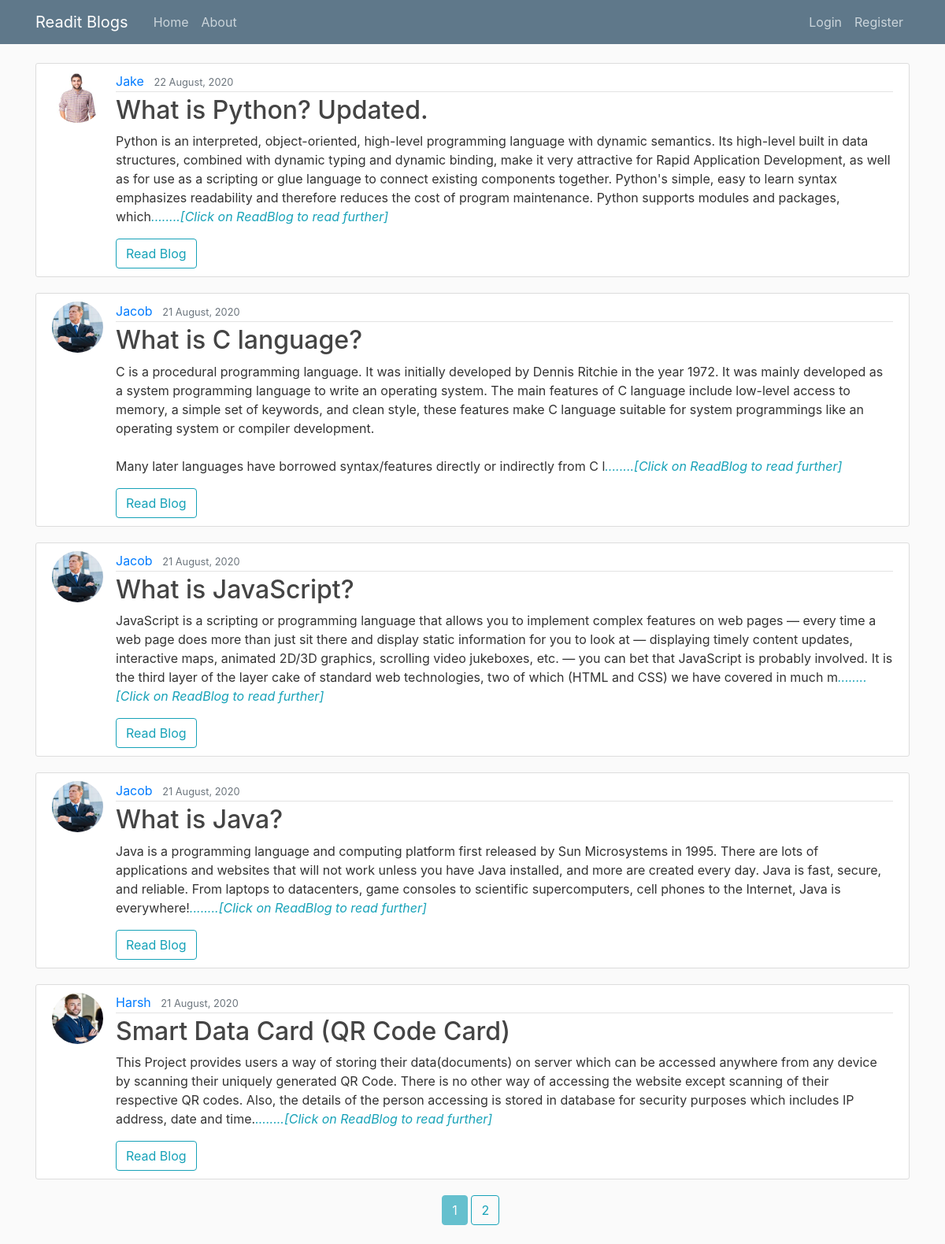
The page / on the database its author committed.
### Readit/models.py (models this page shows, shortened)
class BlogPost(db.Model):
    user=db.relationship(User)
    id=db.Column(db.Integer,primary_key=True)
    user_id=db.Column(db.Integer,db.ForeignKey('users.id'),nullable=False)
    date=db.Column(db.DateTime,nullable=False,default=datetime.utcnow)
    title=db.Column(db.String(140),nullable=False)
    text=db.Column(db.Text,nullable=False)

class User(db.Model,UserMixin):
    __tablename__='users'
    id=db.Column(db.Integer,primary_key=True)
    profile_image=db.Column(db.String(64),nullable=False,default='default_profile.png')
    email=db.Column(db.String(64),unique=True,index=True)
    username=db.Column(db.String(64),unique=True,index=True)
    password_hash=db.Column(db.String(128))
    post=db.relationship('BlogPost',backref='author',lazy=True)

### Readit/core/views.py (the view)
@core.route('/')
def index():
    page=request.args.get('page',1,type=int)
    blog_posts=BlogPost.query.order_by(BlogPost.date.desc()).paginate(page=page,per_page=5)
    return render_template("index.html",blog_posts=blog_posts)

### Readit/templates/index.html
{% extends "base.html" %}
{% block content %}
    {% for post in blog_posts.items %}
    <article class="media content-section">
      <img class="rounded-circle article-img" src="{{ url_for('static', filename='profile_pics/' + post.author.profile_image) }}">
    <div class="media-body">
      <div class="article-metadata">
        <a class="mr-2" href="{{url_for('users.user_posts',username=post.author.username)}}">{{post.author.username}}</a>
        <small class="text-muted">{{post.date.strftime('%d %B, %Y')}}</small>
      </div>
      <h2><a class="article-title" href="{{url_for('blog_posts.blog_post',blog_post_id=post.id)}}">{{ post.title }}</a></h2>
      <p class="article-content">{{ post.text[:500] }}<span class="font-italic text-info">........[Click on ReadBlog to read further]</span></p>
      <a href="{{url_for('blog_posts.blog_post',blog_post_id=post.id)}}" class="btn btn-outline-info">Read Blog</a>
    </div>
    </article>
    {% endfor %}
<div class="pagination justify-content-center">
    {% for page_num in blog_posts.iter_pages(left_edge=1, right_edge=1, left_current=1, right_current=2) %}
          {% if page_num %}
            {% if blog_posts.page == page_num %}
              <a class="btn btn-info mb-4 page-item disabled" href="{{url_for('core.index',page=page_num)}}">{{ page_num }}</a>&nbsp;
            {% else %}
              <a class="btn btn-outline-info mb-4" href="{{url_for('core.index',page=page_num)}}">{{ page_num }}</a>&nbsp;
            {% endif %}
          {% else %}
            ... &nbsp;
          {% endif %}
        {% endfor %}
</div>
{% endblock %}

### Readit/templates/base.html (shortened to what this page needs)
<!DOCTYPE html>
<html lang="en" dir="ltr">
  <head>
    <link rel="stylesheet" href="https://stackpath.bootstrapcdn.com/bootstrap/4.5.2/css/bootstrap.min.css">
    <link rel="stylesheet" type="text/css" href="{{url_for('static',filename='main.css')}}" />
  </head>
  <body>
    <header class="site-header">
      <nav class="navbar navbar-expand-md navbar-dark bg-steel fixed-top">
        <div class="container">
          <a class="navbar-brand mr-4" href="{{url_for('core.index')}}">Readit Blogs</a>
          <div class="collapse navbar-collapse" id="navbarToggle">
            <div class="navbar-nav mr-auto">
              <a class="nav-item nav-link" href="{{url_for('core.index')}}">Home</a>
              <a class="nav-item nav-link" href="{{url_for('core.info')}}">About</a>
            </div>
            <div class="navbar-nav">
              {% if current_user.is_authenticated %}
              <a class="nav-item nav-link" href="{{url_for('users.account')}}">Account</a>
              <a class="nav-item nav-link" href="{{url_for('users.logout')}}">LogOut</a>
              {% else %}
              <a class="nav-item nav-link" href="{{url_for('users.login')}}">Login</a>
              <a class="nav-item nav-link" href="{{url_for('users.register')}}">Register</a>
              {% endif %}
            </div>
          </div>
        </div>
      </nav>
    </header>
    <main role="main" class="container">
          {% block content %}{% endblock %}
  </body>
</html>

### Readit/static/main.css (style rules this page uses)
body { background: #fafafa; color: #333333; margin-top: 5rem; }
h1, h2, h3, h4, h5, h6 { color: #444444; }
.bg-steel { background-color: #5f788a; }
.site-header .navbar-nav .nav-link { color: #cbd5db; }
.content-section { background: #ffffff; padding: 10px 20px; border: 1px solid #dddddd; border-radius: 3px; margin-bottom: 20px; }
.article-title { color: #444444; }
.article-content { white-space: pre-line; }
.article-img { height: 65px; width: 65px; margin-right: 16px; }
.article-metadata { padding-bottom: 1px; margin-bottom: 4px; border-bottom: 1px solid #e3e3e3 }

### rows shown on the page
BlogPost: profile_image (picture), author.username "Jake", date "22 August, 2020", title "What is Python? Updated.", text "Python is an interpreted, object-oriented, high-level programming language with dynamic semantics. Its high-level built in data structures, combined with dynamic typing and dynamic binding, make it very attractive for Rapid Application Development, as well as for use as a scripting or glue language to connect existing components together. Python's simple, easy to learn syntax emphasizes readability and therefore reduces the cost of program maintenance. Python supports modules and packages, which"
BlogPost: profile_image (picture), author.username "Jacob", date "21 August, 2020", title "What is C language?", text "C is a procedural programming language. It was initially developed by Dennis Ritchie in the year 1972. It was mainly developed as a system programming language to write an operating system. The main features of C language include low-level access to memory, a simple set of keywords, and clean style, these features make C language suitable for system programmings like an operating system or compiler development. Many later languages have borrowed syntax/features directly or indirectly from C l"
BlogPost: profile_image (picture), author.username "Jacob", date "21 August, 2020", title "What is JavaScript?", text "JavaScript is a scripting or programming language that allows you to implement complex features on web pages — every time a web page does more than just sit there and display static information for you to look at — displaying timely content updates, interactive maps, animated 2D/3D graphics, scrolling video jukeboxes, etc. — you can bet that JavaScript is probably involved. It is the third layer of the layer cake of standard web technologies, two of which (HTML and CSS) we have covered in much m"
BlogPost: profile_image (picture), author.username "Jacob", date "21 August, 2020", title "What is Java?", text "Java is a programming language and computing platform first released by Sun Microsystems in 1995. There are lots of applications and websites that will not work unless you have Java installed, and more are created every day. Java is fast, secure, and reliable. From laptops to datacenters, game consoles to scientific supercomputers, cell phones to the Internet, Java is everywhere!"
BlogPost: profile_image (picture), author.username "Harsh", date "21 August, 2020", title "Smart Data Card (QR Code Card)", text "This Project provides users a way of storing their data(documents) on server which can be accessed anywhere from any device by scanning their uniquely generated QR Code. There is no other way of accessing the website except scanning of their respective QR codes. Also, the details of the person accessing is stored in database for security purposes which includes IP address, date and time."

### other values the page prints
{{ page_num }} "1"
{{ page_num }} "2"
